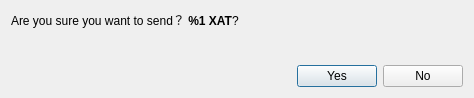
<?xml version="1.0" encoding="UTF-8"?>
<ui version="4.0">
 <class>ConfirmSendDialog</class>
 <widget class="QDialog" name="ConfirmSendDialog">
  <property name="windowModality">
   <enum>Qt::ApplicationModal</enum>
  </property>
  <property name="geometry">
   <rect>
    <x>0</x>
    <y>0</y>
    <width>474</width>
    <height>98</height>
   </rect>
  </property>
  <property name="windowTitle">
   <string>Confirm sending %1 XAT</string>
  </property>
  <layout class="QVBoxLayout" name="verticalLayout">
   <item>
    <layout class="QVBoxLayout" name="verticalLayout_2">
     <item>
      <widget class="QLabel" name="m_confirmLabel">
       <property name="text">
        <string>&lt;html&gt;&lt;head/&gt;&lt;body&gt;&lt;p&gt;Are you sure you want to send？ &lt;span style=&quot; font-weight:600;&quot;&gt;%1 XAT&lt;/span&gt;?&lt;/p&gt;&lt;/body&gt;&lt;/html&gt;</string>
       </property>
       <property name="textFormat">
        <enum>Qt::RichText</enum>
       </property>
      </widget>
     </item>
     <item>
      <widget class="QLabel" name="m_paymentIdLabel">
       <property name="text">
        <string/>
       </property>
       <property name="textFormat">
        <enum>Qt::RichText</enum>
       </property>
      </widget>
     </item>
    </layout>
   </item>
   <item>
    <spacer name="verticalSpacer">
     <property name="orientation">
      <enum>Qt::Vertical</enum>
     </property>
     <property name="sizeHint" stdset="0">
      <size>
       <width>20</width>
       <height>40</height>
      </size>
     </property>
    </spacer>
   </item>
   <item>
    <layout class="QHBoxLayout" name="horizontalLayout_2">
     <item>
      <spacer name="horizontalSpacer">
       <property name="orientation">
        <enum>Qt::Horizontal</enum>
       </property>
       <property name="sizeHint" stdset="0">
        <size>
         <width>40</width>
         <height>20</height>
        </size>
       </property>
      </spacer>
     </item>
     <item>
      <widget class="QPushButton" name="m_okButton">
       <property name="text">
        <string>Yes</string>
       </property>
       <property name="icon">
        <iconset resource="../../resources.qrc">
         <normaloff>:/icons/transaction</normaloff>:/icons/transaction</iconset>
       </property>
      </widget>
     </item>
     <item>
      <widget class="QPushButton" name="m_cancelButton">
       <property name="text">
        <string>No</string>
       </property>
       <property name="icon">
        <iconset>
         <normaloff>:/icons/cancel</normaloff>:/icons/cancel</iconset>
       </property>
      </widget>
     </item>
    </layout>
   </item>
  </layout>
 </widget>
 <resources>
  <include location="../../resources.qrc"/>
 </resources>
 <connections>
  <connection>
   <sender>m_okButton</sender>
   <signal>clicked()</signal>
   <receiver>ConfirmSendDialog</receiver>
   <slot>accept()</slot>
   <hints>
    <hint type="sourcelabel">
     <x>500</x>
     <y>62</y>
    </hint>
    <hint type="destinationlabel">
     <x>276</x>
     <y>44</y>
    </hint>
   </hints>
  </connection>
  <connection>
   <sender>m_cancelButton</sender>
   <signal>clicked()</signal>
   <receiver>ConfirmSendDialog</receiver>
   <slot>reject()</slot>
   <hints>
    <hint type="sourcelabel">
     <x>417</x>
     <y>62</y>
    </hint>
    <hint type="destinationlabel">
     <x>276</x>
     <y>44</y>
    </hint>
   </hints>
  </connection>
 </connections>
</ui>
